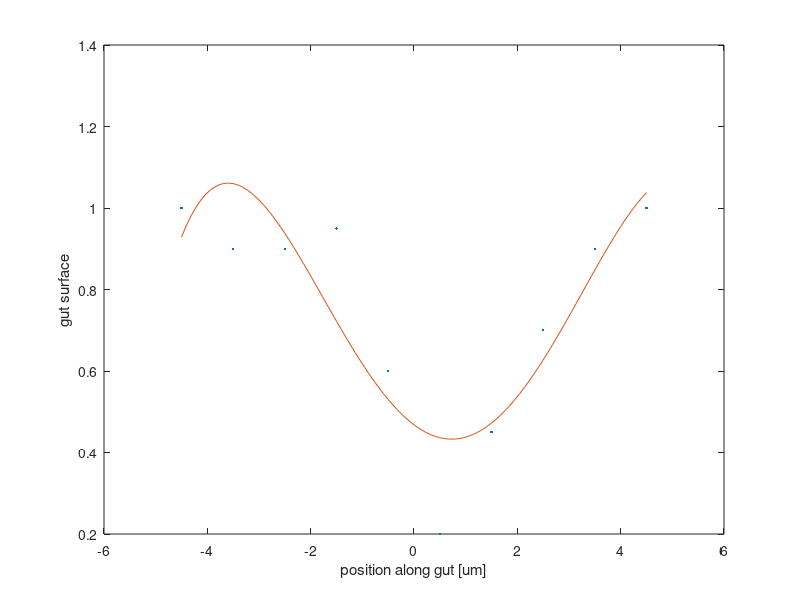

Recreate this plot in MATLAB.

% From points extracted from image of gut, extract polynomial fit 
% Choose order of polynomial
order = 4 ;

% Suppose you have a piece of the boundary of a 2D slice of the gut stored 
% as(xx, yy)
yy = [1, 0.9, 0.9, 0.95, 0.6, 0.2, 0.45, 0.7, 0.9, 1.0] ;
xx = linspace(0, 9, length(yy)) ;

% Subtract the mean of the independent axis (axial position of gut)
xx = xx - mean(xx) ;

% Fit the points to an nth order polynomial 
[pp, SS] = polyfit(xx, yy, order) ;

% Evaluate the fit to compare
xfit = linspace(min(xx), max(xx));
yfit = polyval(pp, xfit);

% Plot the result
plot(xx, yy, '.')
hold('on')
plot(xfit, yfit, '-') 
xlabel('position along gut [um]')
ylabel('gut surface')

